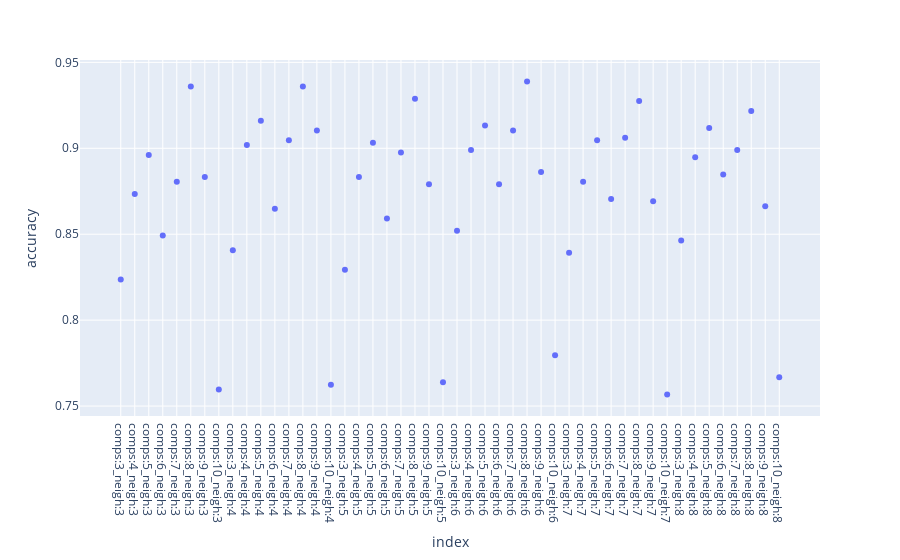

The code cell stored with this chart in its notebook:
### Code cell
px.scatter(df, y="accuracy")

### Figure 1 — Plotly figure (JSON) as saved in the notebook; plotly's stock layout.template omitted (floating-point values rounded to 4 significant figures)
{"data": [{"hovertemplate": "index=%{x}<br>accuracy=%{y}<extra></extra>", "legendgroup": "", "marker": {"color": "#636efa", "symbol": "circle"}, "mode": "markers", "name": "", "orientation": "v", "showlegend": false, "type": "scatter", "x": ["comps:3_neigh:3", "comps:4_neigh:3", "comps:5_neigh:3", "comps:6_neigh:3", "comps:7_neigh:3", "comps:8_neigh:3", "comps:9_neigh:3", "comps:10_neigh:3", "comps:3_neigh:4", "comps:4_neigh:4", "comps:5_neigh:4", "comps:6_neigh:4", "comps:7_neigh:4", "comps:8_neigh:4", "comps:9_neigh:4", "comps:10_neigh:4", "comps:3_neigh:5", "comps:4_neigh:5", "comps:5_neigh:5", "comps:6_neigh:5", "comps:7_neigh:5", "comps:8_neigh:5", "comps:9_neigh:5", "comps:10_neigh:5", "comps:3_neigh:6", "comps:4_neigh:6", "comps:5_neigh:6", "comps:6_neigh:6", "comps:7_neigh:6", "comps:8_neigh:6", "comps:9_neigh:6", "comps:10_neigh:6", "comps:3_neigh:7", "comps:4_neigh:7", "comps:5_neigh:7", "comps:6_neigh:7", "comps:7_neigh:7", "comps:8_neigh:7", "comps:9_neigh:7", "comps:10_neigh:7", "comps:3_neigh:8", "comps:4_neigh:8", "comps:5_neigh:8", "comps:6_neigh:8", "comps:7_neigh:8", "comps:8_neigh:8", "comps:9_neigh:8", "comps:10_neigh:8"], "xaxis": "x", "y": [0.8236, 0.8734, 0.8962, 0.8492, 0.8805, 0.936, 0.8834, 0.7596, 0.8407, 0.9018, 0.9161, 0.8649, 0.9047, 0.936, 0.9104, 0.7624, 0.8293, 0.8834, 0.9033, 0.8592, 0.8976, 0.9289, 0.8791, 0.7639, 0.8521, 0.899, 0.9132, 0.8791, 0.9104, 0.9388, 0.8862, 0.7795, 0.8393, 0.8805, 0.9047, 0.8706, 0.9061, 0.9275, 0.8691, 0.7568, 0.8464, 0.8947, 0.9118, 0.8848, 0.899, 0.9218, 0.8663, 0.7667], "yaxis": "y"}], "layout": {"legend": {"tracegroupgap": 0}, "margin": {"t": 60}, "xaxis": {"anchor": "y", "domain": [0, 1], "title": {"text": "index"}}, "yaxis": {"anchor": "x", "domain": [0, 1], "title": {"text": "accuracy"}}}}
